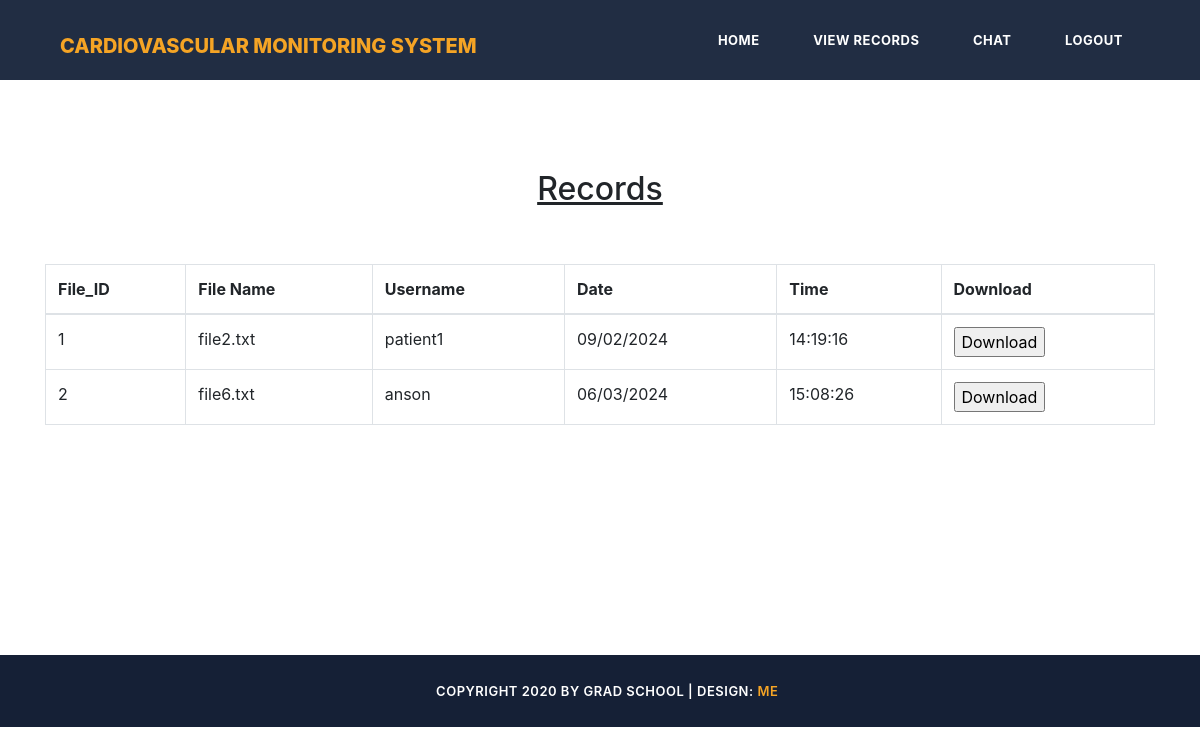
Screenshot of /get_records with the database file from the repository.
### hp_app/models.py (models this page shows)
class Files(models.Model):
    f_id=models.IntegerField(primary_key=True)
    filename=models.CharField(max_length=255)
    username=models.CharField(max_length=255)
    date=models.CharField(max_length=255)
    time=models.CharField(max_length=255)

### hp_app/views.py (the view)
# urls.py: url(r'^get_records',get_records,name="get_records"),
def get_records(request):
    req_list=Files.objects.all()
    return render(request,'all_files_view.html',{'req': req_list})

### hp_app/templates/all_files_view.html (shortened to what this page needs)
{% load static %}
<!DOCTYPE html>
<html lang="en">
  <head>
    <link href="{% static 'vendor/bootstrap/css/bootstrap.min.css' %}" rel="stylesheet">
    <link rel="stylesheet" href="{% static 'assets/css/fontawesome.css' %}">
    <link rel="stylesheet" href="{% static 'assets/css/templatemo-grad-school.css' %}">
    <link rel="stylesheet" href="{% static 'assets/css/owl.css' %}">
    <link rel="stylesheet" href="{% static 'assets/css/lightbox.css' %}">
    <link href="{% static 'vendor/bootstrap/css/bootstrap.min.css' %}" rel="stylesheet">
  </head>
<body>
  <header class="main-header clearfix" role="header">
    <div class="logo">
      <a href="#"><em style="font-size: 20px"> Cardiovascular monitoring system</em> </a>
    </div>
    <nav id="menu" class="main-nav" role="navigation">
      <ul class="main-menu">
        <li><a href="{% url 'doctor_home' %}">Home</a></li>
        <li><a href="{% url 'get_records' %}">View Records</a></li>
        <li><a href="{% url 'Doctor_list_pats' %}">Chat</a></li>
        <li><a href="{% url 'display_login' %}">Logout</a></li>
      </ul>
    </nav>
  </header>
  <div class="container-fluid p-0 mb-5">
    <h2 style="text-align: center; margin-top:170px;"><u>Records</u></h2><br><br>
        <div class='table-condensed container'>
          <table class="table table-bordered b-t b-light" id="table">
            <thead>
              <tr>
                <th>File_ID</th>
                <th>File Name</th>
                <th>Username</th>
                <th>Date</th>
                <th>Time</th>
                <th>Download</th>
             </tr>
            </thead>
            <tbody>
                {% for i in req %}
                  <tr>
                    <form action="{% url 'download' %}" method="POST">
                        <td id="f_id">{{i.f_id}}<input type="text" name="f_id"  value="{{i.f_id}}" hidden></td>
                        <td data-search="{{i.filename}}" data-filer="{{i.filename}}">{{i.filename}}</td>
                        <td>{{i.username}}<input type="text" name="username" value="{{i.username}}" hidden></td>
                        <td>{{i.date}}<input type="text" name="date" value="{{i.date}}" hidden></td>
                        <td >{{i.time}}<input type="text" name="time" value="{{i.time}}" hidden></td>
                        <td ><input type="submit" name="approve"  id="approve" value="Download"></td>
                    </form>
                  </tr>
                {% endfor %}
            </tbody>
          </table>
      </div>
  </div>
  <footer>
    <div class="container">
      <div class="row">
        <div class="col-md-12">
          <p><i class="fa fa-copyright"></i> Copyright 2020 by Grad School
           | Design: <a href="https://templatemo.com" rel="sponsored" target="_parent">Me</a></p>
        </div>
      </div>
    </div>
  </footer>
</body>
</html>

### hp_app/static/assets/css/templatemo-grad-school.css (style rules this page uses)
body { font-family: 'Montserrat', sans-serif; }
a { color: #3CF; text-decoration: none; }
ul { padding: 0px; margin: 0px; list-style: none; }
p { font-size: 13px; line-height: 22px; }
.main-header { background-color: rgba(22,34,57,0.95); height: 80px; position: fixed; z-index: 12; width: 100%; top: 0; }
.main-header .logo { float: left; line-height: 80px; padding-left: 60px; }
.main-header .logo a { font-size: 36px; text-transform: uppercase; font-weight: 800; color: #fff; }
.main-header .logo a em { font-style: normal; color: #f5a425; }
.main-menu { float: right; padding-right: 60px; }
.main-menu li { display: inline-block; line-height: 79px; margin-left: 15px; position: relative; }
.main-menu li:first-child { margin-left: 0px; }
.main-menu li a { padding: 10px 15px; font-size: 13px; text-transform: uppercase; letter-spacing: 0.5px; font-weight: 700; color: #fff; border: 2px solid transparent; transition: all 0.5s; }
footer { background-color: #152036; text-align: center; }
footer p { margin-bottom: 0px; padding: 25px 0px; color: #fff; font-size: 13px; text-transform: uppercase; font-weight: 600; letter-spacing: 0.5px; }
footer p a, footer p a:hover { color: #f5a425; }

### rows the page displays
Files: f_id "1", filename "file2.txt", username "patient1", date "09/02/2024", time "14:19:16"
Files: f_id "2", filename "file6.txt", username "anson", date "06/03/2024", time "15:08:26"
